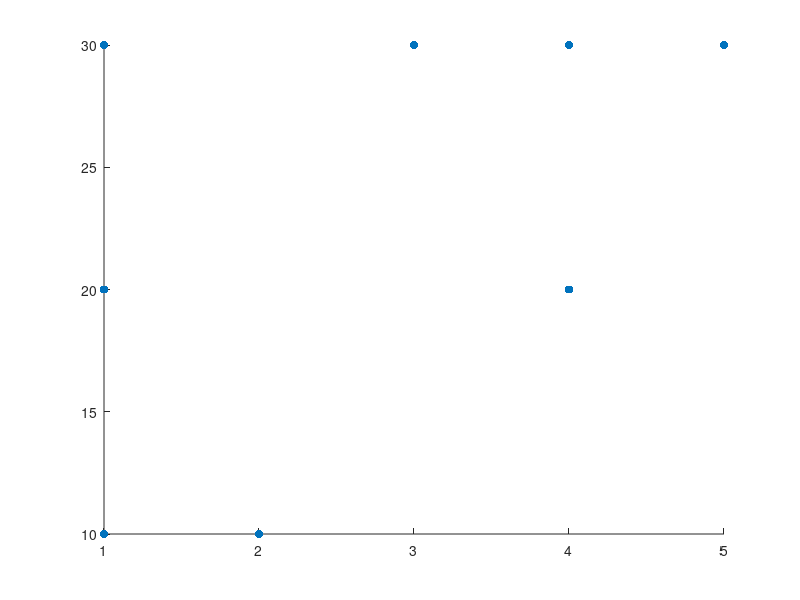
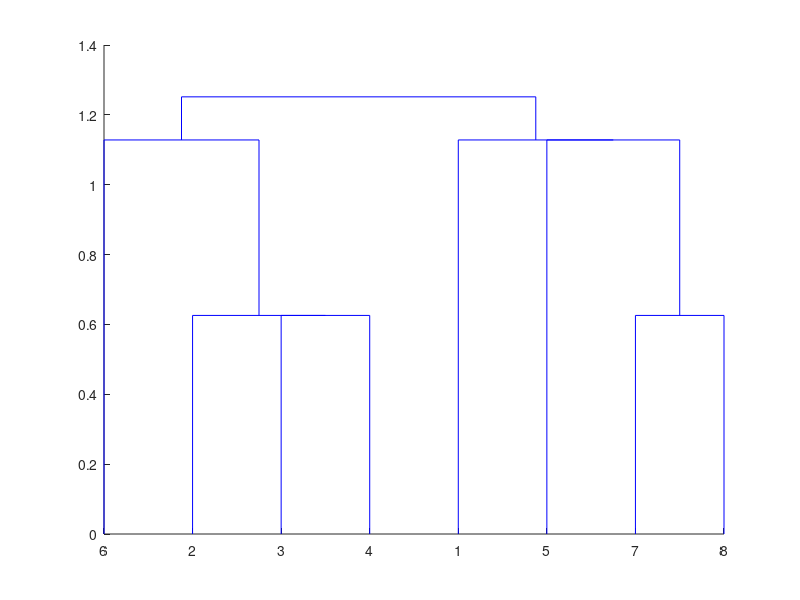
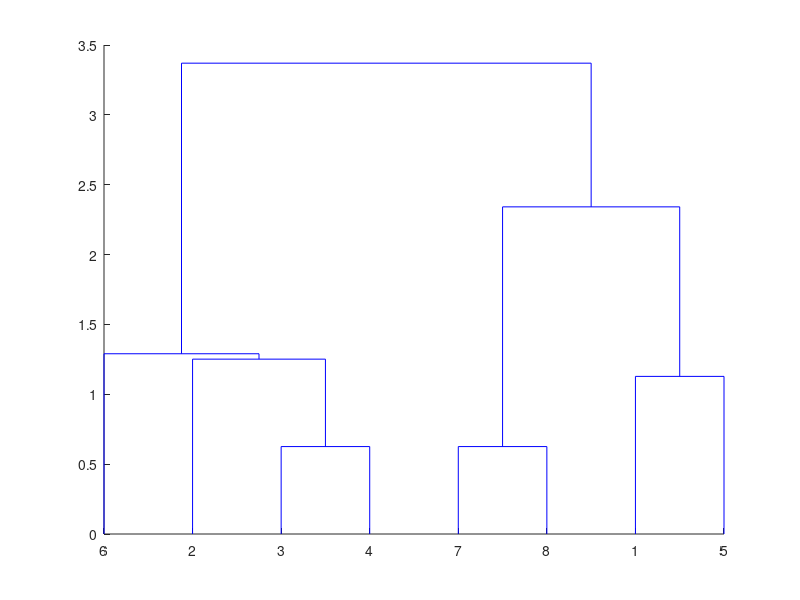
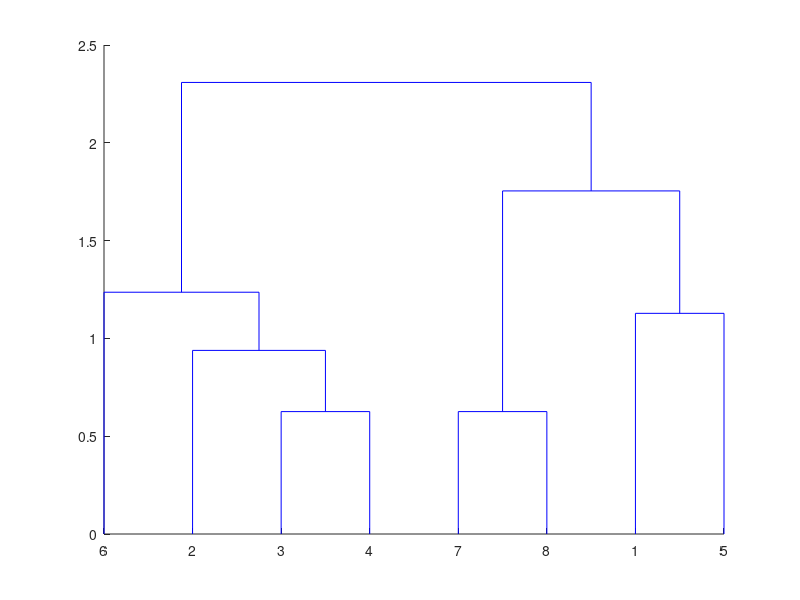

Recreate these plots in MATLAB, in order.
% wczytanie zbioru danych
% load dane3
% podział na zbiór uczący i testowy
% c = cvpartition(d.klasa,'HoldOut',0.3);
% d(c.test,:) % zbiór testowy
% d(c.training,:) % zbiór uczący
% wykres punktowy zbioru uczącego i testowego
% scatter(d{c.training,1},d{c.training,2},20,d{c.training,3},'filled')
% hold on
% scatter(d{c.test,1},d{c.test,2},20,d{c.test,3})
% hold off
% zdefiniowanie modelu klasyfikacji
% kl = fitcknn(d{c.training,1:2},d{c.training,3},'NumNeighbors',1);
% wynik klasyfikacji dla zbioru uczącego
% wynik = kl.predict(d{c.training,1:2});
% confusionmat(d{c.training,3},wynik)
% wynik klasyfikacji dla zbioru testowego
% wynik = kl.predict(d{c.test,1:2});
% confusionmat(d{c.test,3},wynik)
% Confusion matrix - macierz (ilosc_klas x ilosc_klas), np jezeli
% prawidlowo w pierwszej klasie sa 3 obiekty ,
% w drugiej klasie sa prawidlowo 2 obiekty i jeden źle zakalifikowano do
% grupy 3,
% a w grupie 3 wszytskie 3 obiekty blednie zakwalifikowano do grupy 1 to
% macierz bedzie wygladac tak:
% 3 0 0
% 0 2 1
% 3 0 0
% Bezbleedna macierz ma wartosci tylko na diagonali.

% Fisher's iris 
% load fisheriris;
% wizualizacja danych - wykres punktowy
% gplotmatrix(meas,[],species,'bgrcmyk','.',[],'on',[],...
% {'dlugosc kielicha','szerokosc kielicha','dlugosc platka','szerokosc platka'})
% klasyfikator = 'minodl';
% kl = fitcknn(meas,species,'NumNeighbors',1);
% koniec = 0;
% while  ~koniec
%     dk = input('podaj dlugosc kielicha: ');
%     sk = input('podaj szerokosc kielicha: ');
%     dp = input('podaj dlugosc platka: ');
%     sp = input('podaj szerokosc platka: ');
%     wynik = kl.predict([dk sk dp sp]);
%     W = strcat('to jest irys odmiany: ', string(wynik));
%     disp(W)
%     odp = input('Jeszcze raz ? [t/n] ', 's');
%     if strcmp(odp,'n') koniec = 1; end
% end

% Klasyfikator k najblizszych sasiadow
% load dane3
% % podział na zbiór uczący i testowy
% c = cvpartition(d.klasa,'HoldOut',0.3);
% % wykres punktowy zbioru uczącego i testowego
% scatter(d{c.training,1},d{c.training,2},20,d{c.training,3},'filled')
% hold on
% scatter(d{c.test,1},d{c.test,2},20,d{c.test,3})
% hold off
% for k=1:2:7
%     kl = fitcknn(d{c.training,1:2},d{c.training,3},'NumNeighbors',k);
%     wynik = kl.predict(d{c.test,1:2});
%     strcat(num2str(k),'-NN')
%     confusionmat(d{c.test,3},wynik)
% end

% Uczenie z prototypami

% load dane2
% c = cvpartition(d.klasa,'HoldOut',0.3);
% % tworzenie macierzy prototypów
% pro_c(1,:) = mean(d{c.training & d.klasa == 'klasa 1',1:2});
% pro_c(2,:) = mean(d{c.training & d.klasa == 'klasa 2',1:2});
% pro_c(3,:) = mean(d{c.training & d.klasa == 'klasa 3',1:2});
% pro = table(pro_c(:,1),pro_c(:,2),nominal({'klasa 1'; 'klasa 2'; 'klasa 3'}));
% pro.Properties.VariableNames = {'atrybut1', 'atrybut2', 'klasa'};
% pro % macierz prototypów
% scatter(d{c.training,1},d{c.training,2},20,d{c.training,3})
% hold on
% scatter(pro{:,1},pro{:,2},20,pro{:,3},'filled')
% hold off
% kl = fitcknn(pro{:,1:2},pro{:,3},'NumNeighbors',1);
% wynik = kl.predict(d{c.training,1:2});
% confusionmat(d{c.training,3},wynik)
% wynik = kl.predict(d{c.test,1:2});
% confusionmat(d{c.test,3},wynik)

% Bayes

% load dane3
% c = cvpartition(d.klasa,'HoldOut',0.3);
% scatter(d{c.training,1},d{c.training,2},20,d{c.training,3},'filled')
% hold on
% scatter(d{c.test,1},d{c.test,2},20,d{c.test,3})
% hold off
% kl = fitcnb(d{c.training,1:2},d{c.training,3});
% wynik = kl.predict(d{c.training,1:2}); confusionmat(d{c.training,3},wynik)
% wynik = kl.predict(d{c.test,1:2});
% confusionmat(d{c.test,3},wynik)

% Trees

% load dane3
% c = cvpartition(d.klasa,'HoldOut',0.3);
% scatter(d{c.training,1}, d{c.training,2}, 20, d{c.training,3}, 'filled')
% hold on
% scatter(d{c.test,1},d{c.test,2},20,d{c.test,3})
% hold off
% kl = fitctree(d{c.training,1:2},d{c.training,3});
% % wyswietlenie drzewa
% view(kl)
% wynik = kl.predict(d{c.training,1:2}); 
% confusionmat(d{c.training,3},wynik)

% Unsupervised learning

% load dane1
% subplot(2,1,1);
% scatter(d.atrybut1,d.atrybut2,10,d.klasa);
% title('dane oryginalne')
% [kl c] = kmeans([d.atrybut1 d.atrybut2],3,'display','iter'); %kl - klasy obiektow, c - wspolrzedne centroidow 
% subplot(2,1,2);
% scatter(d.atrybut1,d.atrybut2,10,kl);
% hold on;
% scatter(c(:,1),c(:,2),30,[1 2 3]','*');
% hold off
% title('wynik grupowania')
% crosstab(kl,d.klasa)

% Położenie startowe centroidow

% load 6klas
% for i=1:5
%     subplot(2,3,i);
%     kl = kmeans(dane,3,'Start','sample','display','iter');
%     scatter(dane(:,1),dane(:,2),2,kl);
% end

% load 6klas
% kl = kmeans(dane,6,'Start','sample','display','final','Replicates',15);
% scatter(dane(:,1),dane(:,2),2,kl);
% % c = categorical(d.klasa);
% crosstab(kl, klasy)

% Dobór ilości grup

% load 6klas
% for i=1:11
%     subplot(3,4,i);
%     [kl c so] = kmeans(dane,i,'Replicates',15); %so to odleglosci puntktow dopasownych od centroidow -  chcemy zeby byly male ale nie za male
%     scatter(dane(:,1),dane(:,2),2,kl);
%     odl(i) = sum(so)/size(dane,1);
%     if (i>1) dif(i-1) = (odl(i-1) - odl(i))/odl(i-1); end
% end
% subplot(3,4,12);
% plot(odl);
% max(find(dif>0.1))

% laczenie grup - dendrogramy

m = [ 1 30; 3 30; 4 30 ; 5 30 ; 1 20 ; 4 20 ; 1 10 ; 2 10]
scatter(m(:,1),m(:,2),'filled');
d = pdist(m,'seuclidean') % odległośc euklidesowa standaryzowana, wektor
l1 = linkage(d,'single')
l2 = linkage(d,'complete')
l3 = linkage(d,'average')
figure; dendrogram(l1);
figure; dendrogram(l2);
figure; dendrogram(l3);
